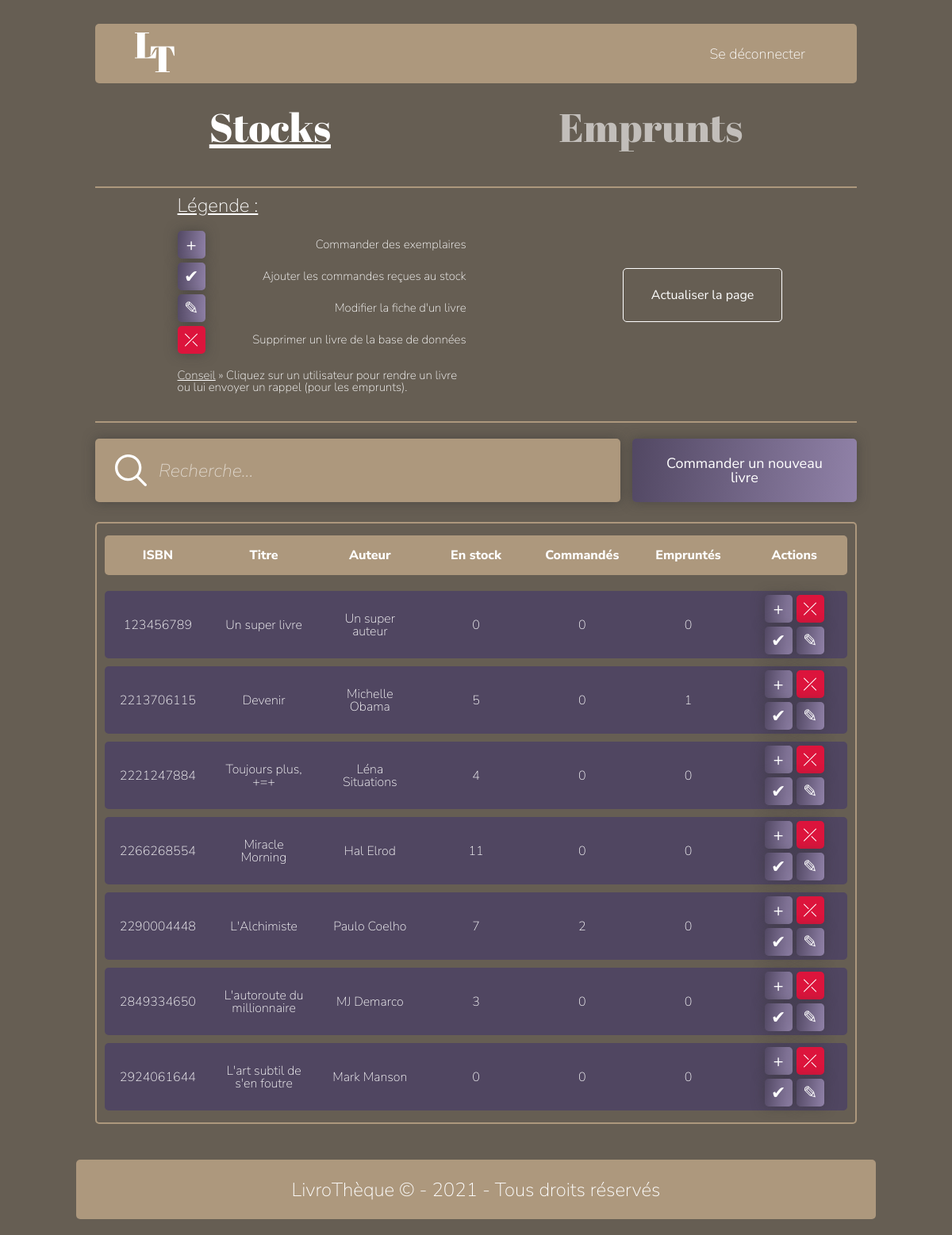
The app's page /pages/adminpage.php (signed in) with its own data.
### tables this page shows
CREATE TABLE `livre` (
  `ISBN` bigint(8) NOT NULL,
  `title` text NOT NULL,
  `author` text NOT NULL,
  `subject` text NOT NULL,
  `editor` text NOT NULL,
  `release_date` date NOT NULL,
  `pic` text NOT NULL,
  `abstract` longtext NOT NULL,
  `add_date` timestamp NOT NULL DEFAULT current_timestamp() ON UPDATE current_timestamp()
);

CREATE TABLE `stock` (
  `ISBN` bigint(8) UNSIGNED NOT NULL,
  `total` int(11) NOT NULL,
  `ordered` int(11) NOT NULL,
  `loaned` int(11) NOT NULL
);

### pages/adminpage.php (the view, shortened to what this page needs)
<!DOCTYPE html>
<html lang="fr">
<head>
    <link rel="stylesheet" href="../css/reset.css">
    <link rel="stylesheet" href="../css/style.css">
    <?php
        include "../php/connectionSql.php";
        $query = "SELECT * FROM livre, stock WHERE livre.ISBN = stock.ISBN";
        $result = $connect->query($query);
        $books = $result->fetch_all(MYSQLI_ASSOC);
        $i = 0;
        foreach($books as $book) {
            foreach($book as $propkey => $propvalue) {
                $books[$i][$propkey] = htmlspecialchars($propvalue,ENT_QUOTES);
            }
            $i++;
        }
    ?>
</head>
<body class="">
    <div class="page">
        <?php include "../components/navbar.php" ?>
        <div class="cont-titres">
            <h2 class="cat-active">Stocks</h2>
            <h2>Emprunts</h2>
        </div>
        <hr>
        <div class="explications-actions">
            <div class="indications-actions">
                <h4>Légende :</h4>
                <ul>
                    <li><button>&#43;</button> <span>Commander des exemplaires</span></li>
                    <li><button>&#10004;</button> <span>Ajouter les commandes reçues au stock</span></li>
                    <li><button>&#9998;</button> <span>Modifier la fiche d'un livre</span></li>
                    <li><button class="delete-book-info">&#10539;</button> <span>Supprimer un livre de la base de données</span></li>
                    <li><span class="advice">Conseil</span> &#187; Cliquez sur un utilisateur pour rendre un livre ou lui envoyer un rappel (pour les emprunts).</li>
                </ul>
            </div>
            <div class="refresh-page">
                <a href="adminpage.php">Actualiser la page</a>
            </div>
        </div>
        <hr>
        <main class="admin">
            <div class="cont-search-addbook">
                <div class="search-bar">
                    <img src="../assets/pictures/search.svg" alt="search icon">
                    <input type="text" placeholder="Recherche...">
                </div>
                <div class="addbook">
                    <button title="Ajouter un nouveau livre à la base de données" class="add-new-book">
                        Commander un nouveau livre
                    </button>
                </div>
            </div>
            <div class="table-cont-btn-actions">
                <table class="table-loanpage table-admin">
                    <thead>
                        <tr>
                            <td>ISBN</td>
                            <td>Titre</td>
                            <td>Auteur</td>
                            <td>En stock</td>
                            <td>Commandés</td>
                            <td>Empruntés</td>
                            <td>Actions</td>
                        </tr>
                    </thead>
                    <?php
                        foreach ($books as $book) {
                        ?>
                        <tr class="trb stock">
                            <td data-label="ISBN"> <?= $book['ISBN'] ?> </td>
                            <td data-label="Titre"><?= htmlspecialchars_decode($book["title"]) ?></td>
                            <td data-label="Auteur"><?= htmlspecialchars_decode($book["author"]) ?></td>
                            <td data-label="En stock"><?= $book["total"] - $book['loaned']?></td>
                            <td data-label="Commandés"><?= $book["ordered"] ?></td>
                            <td data-label="Empruntés"><?= $book['loaned'] ?></td>
                            <td>
                                <div class="cont-btn-actions">
                                    <button title="Commander d'autres exemplaires de <?= htmlspecialchars_decode($book['title']) ?>" class="commandBook" data-book=<?= $book["ISBN"] ?>>
                                        <span>&#43;</span>
                                    </button>
                                    <button title="Supprimer <?= htmlspecialchars_decode($book['title'] )?> de la base de données" class="deleteBook" data-book=<?= ($book["ISBN"]) ?>>
                                    <span>&#10539;</span>
                                    </button>
                                    <button title="Ajouter les commandes reçues au stock" class="validateBook" data-book=<?= $book["ISBN"] ?>>
                                    <span>&#10004;</span>
                                    </button>
                                    <button title="Modifier la fiche livre de <?= htmlspecialchars_decode($book['title']) ?>" class="modifyBook"
                                    data-book='<?= htmlspecialchars(json_encode($book),ENT_QUOTES) ?>'>
                                        <span>&#9998;</span>
                                    </button>
                                </div>
                            </td>
                        </tr>
                        <?php } ?>
                </table>
            </div>
        </main>
    </div>
    <?php include "../components/footer.php" ?>
</body>
</html>

### components/navbar.php (shortened to what this page needs)
<?php
$connected = false;
$admin = false;
if (isset($_SESSION['email'])) {
    $connected = true;
}
if (strpos($_SERVER['REQUEST_URI'], 'admin') !== false) {
    $admin = true;
}
?>
<nav>
    <div class="cont-nav">
        <div class="cont-logo">
            <a href="index.php">
                <img src="../assets/pictures/logo.svg" alt="logo" class="logo">
            </a>
        </div>
        <?php
        if (!$admin) { ?>
            <div class="nav-links">
                <a href="home.php" class="nav-link">Accueil</a>
                <a href="about.php" class="nav-link">À Propos</a>
                <a href="search.php" class="nav-link">Recherche</a>
                <?php
                if ($connected) { ?>
                    <a href="loanpage.php" class="nav-link">Mes emprunts</a>
                    <a href="profile.php" class="nav-link">Mon compte </a>
                    <a href="../php/deconnection.php" class="nav-link">Se déconnecter</a>
                <?php } ?>
                <?php
                if (!$connected) { ?>
                <a href="login.php" class="nav-link">Se connecter</a>
                <a href="signup.php" class="nav-link">S'inscrire</a>
                <?php } ?>
            </div>
            <?php } elseif ($admin && $connected) { ?>
            <div class="nav-links adminNav">
                <a href="../php/deconnection.php" class="nav-link">Se déconnecter</a>
            </div>
                <?php  } ?>
    </div>
</nav>

### components/footer.php
<footer>
        <p>LivroThèque © - 2021 - Tous droits réservés </p>
</footer>

### records on screen
livre: stock.ISBN "123456789", title "Un super livre", author "Un super auteur", stock.total "0", stock.ordered "0", stock.loaned "0"
livre: stock.ISBN "2213706115", title "Devenir", author "Michelle Obama", stock.total+loaned "5", stock.ordered "0", stock.loaned "1"
livre: stock.ISBN "2221247884", title "Toujours plus, +=+", author "Léna Situations", stock.total "4", stock.ordered "0", stock.loaned "0"
livre: stock.ISBN "2266268554", title "Miracle Morning", author "Hal Elrod", stock.total "11", stock.ordered "0", stock.loaned "0"
livre: stock.ISBN "2290004448", title "L'Alchimiste", author "Paulo Coelho", stock.total "7", stock.ordered "2", stock.loaned "0"
livre: stock.ISBN "2849334650", title "L'autoroute du millionnaire", author "MJ Demarco", stock.total "3", stock.ordered "0", stock.loaned "0"
livre: stock.ISBN "2924061644", title "L'art subtil de s'en foutre", author "Mark Manson", stock.total "0", stock.ordered "0", stock.loaned "0"
